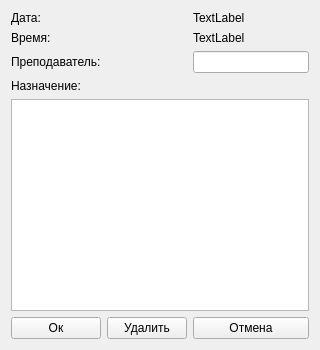
<?xml version="1.0" encoding="UTF-8"?>
<ui version="4.0">
 <class>BookAudienceForm</class>
 <widget class="QWidget" name="BookAudienceForm">
  <property name="windowModality">
   <enum>Qt::ApplicationModal</enum>
  </property>
  <property name="geometry">
   <rect>
    <x>0</x>
    <y>0</y>
    <width>320</width>
    <height>350</height>
   </rect>
  </property>
  <property name="sizePolicy">
   <sizepolicy hsizetype="Fixed" vsizetype="Fixed">
    <horstretch>0</horstretch>
    <verstretch>0</verstretch>
   </sizepolicy>
  </property>
  <property name="minimumSize">
   <size>
    <width>320</width>
    <height>350</height>
   </size>
  </property>
  <property name="maximumSize">
   <size>
    <width>320</width>
    <height>350</height>
   </size>
  </property>
  <property name="contextMenuPolicy">
   <enum>Qt::NoContextMenu</enum>
  </property>
  <property name="windowTitle">
   <string>Бронирование аудитории</string>
  </property>
  <layout class="QGridLayout" name="gridLayout">
   <item row="5" column="2">
    <widget class="QPushButton" name="CancelPushButton">
     <property name="text">
      <string>Отмена</string>
     </property>
    </widget>
   </item>
   <item row="0" column="0">
    <widget class="QLabel" name="label">
     <property name="text">
      <string>Дата:</string>
     </property>
    </widget>
   </item>
   <item row="3" column="0">
    <widget class="QLabel" name="label_3">
     <property name="text">
      <string>Назначение:</string>
     </property>
    </widget>
   </item>
   <item row="2" column="0">
    <widget class="QLabel" name="label_2">
     <property name="text">
      <string>Преподаватель:</string>
     </property>
    </widget>
   </item>
   <item row="5" column="0">
    <widget class="QPushButton" name="OkPushButton">
     <property name="text">
      <string>Ок</string>
     </property>
    </widget>
   </item>
   <item row="4" column="0" colspan="3">
    <widget class="QPlainTextEdit" name="reasonLine"/>
   </item>
   <item row="1" column="0">
    <widget class="QLabel" name="label_4">
     <property name="text">
      <string>Время:</string>
     </property>
    </widget>
   </item>
   <item row="1" column="2">
    <widget class="QLabel" name="timeLabel">
     <property name="text">
      <string>TextLabel</string>
     </property>
    </widget>
   </item>
   <item row="2" column="2">
    <widget class="QLineEdit" name="teacherLine"/>
   </item>
   <item row="0" column="2">
    <widget class="QLabel" name="dateLabel">
     <property name="text">
      <string>TextLabel</string>
     </property>
    </widget>
   </item>
   <item row="5" column="1">
    <widget class="QPushButton" name="DeletePushButton">
     <property name="text">
      <string>Удалить</string>
     </property>
    </widget>
   </item>
  </layout>
 </widget>
 <resources/>
 <connections/>
</ui>
